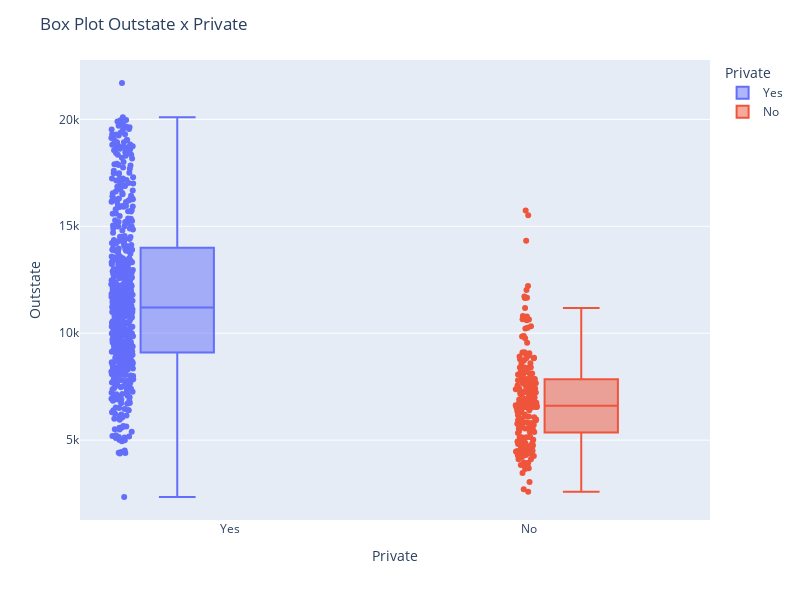

Notebook code for this chart:
### Code cell
fig = px.box(df, x='Private', y="Outstate", color="Private", points="all")
fig.update_layout(
    title='Box Plot Outstate x Private',
    width=800,
    height=600,
)

fig.show()

### Figure 1 — Plotly figure (JSON) as saved in the notebook; plotly's stock layout.template omitted (floating-point values rounded to 4 significant figures; data arrays with more than 128 entries replaced by an {"elided": "..."} marker saying what was removed)
{"data": [{"alignmentgroup": "True", "boxpoints": "all", "hovertemplate": "Private=%{x}<br>Outstate=%{y}<extra></extra>", "legendgroup": "Yes", "marker": {"color": "#636efa"}, "name": "Yes", "notched": false, "offsetgroup": "Yes", "orientation": "v", "showlegend": true, "type": "box", "x": {"elided": "565 str values"}, "x0": " ", "xaxis": "x", "y": {"elided": "565 int values"}, "y0": " ", "yaxis": "y"}, {"alignmentgroup": "True", "boxpoints": "all", "hovertemplate": "Private=%{x}<br>Outstate=%{y}<extra></extra>", "legendgroup": "No", "marker": {"color": "#EF553B"}, "name": "No", "notched": false, "offsetgroup": "No", "orientation": "v", "showlegend": true, "type": "box", "x": {"elided": "212 str values"}, "x0": " ", "xaxis": "x", "y": {"elided": "212 int values"}, "y0": " ", "yaxis": "y"}], "layout": {"boxmode": "group", "height": 600, "legend": {"title": {"text": "Private"}, "tracegroupgap": 0}, "margin": {"t": 60}, "title": {"text": "Box Plot Outstate x Private"}, "width": 800, "xaxis": {"anchor": "y", "autorange": true, "categoryarray": ["Yes", "No"], "categoryorder": "array", "domain": [0, 1], "range": [-0.5, 1.605], "title": {"text": "Private"}, "type": "category"}, "yaxis": {"anchor": "x", "autorange": true, "domain": [0, 1], "range": [1264.0, 22780.0], "title": {"text": "Outstate"}, "type": "linear"}}}
